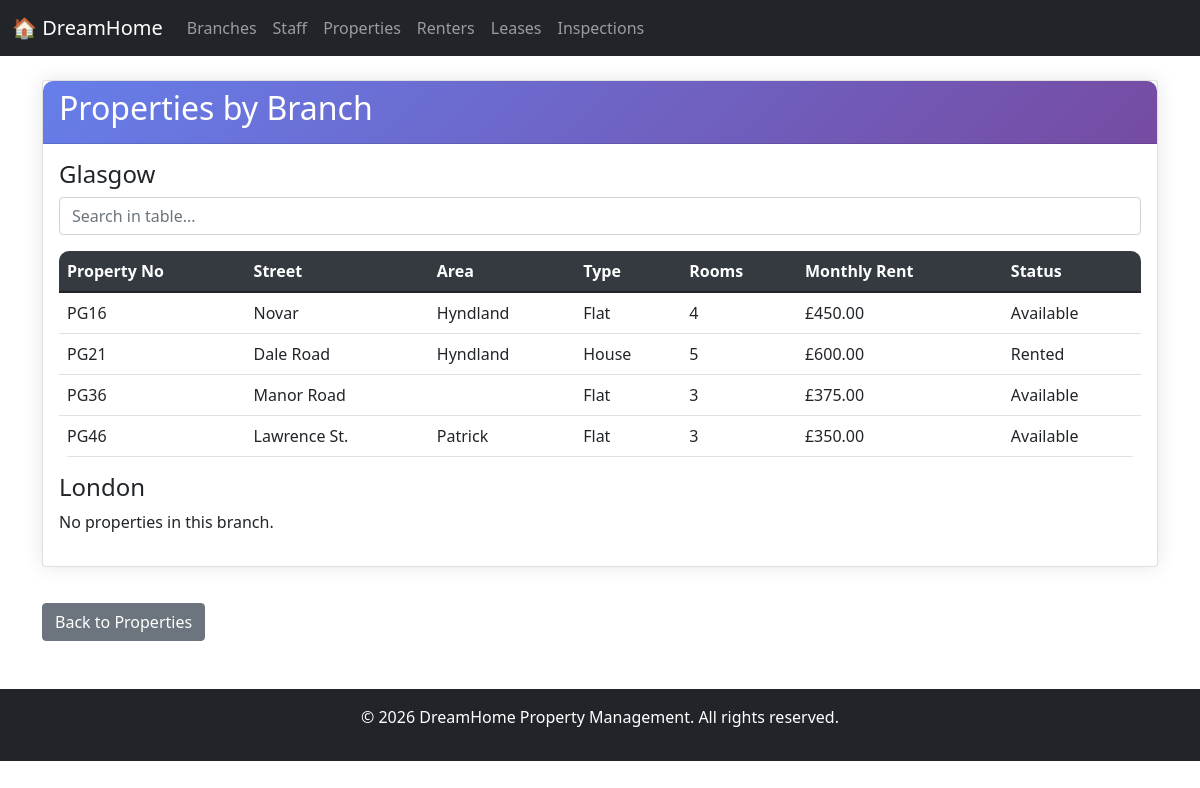
Page /pages/properties/p.by_branch.php on the committed database.
### tables this page shows
CREATE TABLE `property` (
  `property_no` varchar(5) NOT NULL,
  `street` varchar(50) DEFAULT NULL,
  `area` varchar(50) DEFAULT NULL,
  `city` varchar(50) DEFAULT NULL,
  `postcode` varchar(10) DEFAULT NULL,
  `type` varchar(20) DEFAULT NULL,
  `rooms` int(11) DEFAULT NULL,
  `monthly_rent` decimal(10,2) DEFAULT NULL,
  `staff_no` varchar(5) DEFAULT NULL,
  `branch_no` varchar(5) DEFAULT NULL,
  `date_withdrawn` date DEFAULT NULL,
  `status` varchar(20) DEFAULT 'available'
);

### pages/properties/p.by_branch.php (the view, shortened to what this page needs)
<?php
include '../../includes/header.php';
$database = new Database();
$db = $database->getConnection();
$sql = "SELECT b.branch_no, b.city, p.property_no, p.street, p.area, p.type,
               p.rooms, p.monthly_rent, p.status
        FROM Branch b
        LEFT JOIN Property p ON b.branch_no = p.branch_no
        ORDER BY b.city, p.property_no";
$stmt = $db->prepare($sql);
$stmt->execute();
$results = $stmt->fetchAll(PDO::FETCH_ASSOC);
$branches = [];
foreach ($results as $row) {
    $branches[$row['branch_no']]['city'] = $row['city'];
    if ($row['property_no']) {
        $branches[$row['branch_no']]['properties'][] = $row;
    }
}
?>
<div class="card">
    <div class="card-header">
        <h2>Properties by Branch</h2>
    </div>
    <div class="card-body">
        <?php foreach ($branches as $branch): ?>
            <h4><?php echo $branch['city']; ?></h4>
            <?php if (!empty($branch['properties'])): ?>
                <table class="table table-hover">
                    <thead>
                        <tr>
                            <th>Property No</th>
                            <th>Street</th>
                            <th>Area</th>
                            <th>Type</th>
                            <th>Rooms</th>
                            <th>Monthly Rent</th>
                            <th>Status</th>
                        </tr>
                    </thead>
                    <tbody>
                        <?php foreach ($branch['properties'] as $prop): ?>
                            <tr>
                                <td><?php echo $prop['property_no']; ?></td>
                                <td><?php echo $prop['street']; ?></td>
                                <td><?php echo $prop['area']; ?></td>
                                <td><?php echo $prop['type']; ?></td>
                                <td><?php echo $prop['rooms']; ?></td>
                                <td>£<?php echo number_format($prop['monthly_rent'], 2); ?></td>
                                <td><?php echo ucfirst($prop['status']); ?></td>
                            </tr>
                        <?php endforeach; ?>
                    </tbody>
                </table>
            <?php else: ?>
                <p>No properties in this branch.</p>
            <?php endif; ?>
        <?php endforeach; ?>
    </div>
</div>
<a href="index.php" class="btn btn-secondary mt-3">Back to Properties</a>
<?php include '../../includes/footer.php'; ?>

### css/style.css (style rules this page uses)
body { background-color: #f8f9fa; font-family: 'Segoe UI', Tahoma, Geneva, Verdana, sans-serif; }
.card { border: none; border-radius: 10px; box-shadow: 0 0 20px rgba(0,0,0,0.1); margin-bottom: 20px; }
.card-header { background: linear-gradient(135deg, #667eea 0%, #764ba2 100%); color: white; border-radius: 10px 10px 0 0 !important; padding: 15px 20px; }
.table { background-color: white; border-radius: 10px; overflow: hidden; }
.table thead { background-color: #343a40; color: white; }

### rows in the picture
property: property_no "PG16", street "Novar", area "Hyndland", type "Flat", rooms "4", monthly_rent "450.00", status "Available"
property: property_no "PG21", street "Dale Road", area "Hyndland", type "House", rooms "5", monthly_rent "600.00", status "Rented"
property: property_no "PG36", street "Manor Road", type "Flat", rooms "3", monthly_rent "375.00", status "Available"
property: property_no "PG46", street "Lawrence St.", area "Patrick", type "Flat", rooms "3", monthly_rent "350.00", status "Available"

### other values in the picture
$branch['city'] "Glasgow"
$branch['city'] "London"
